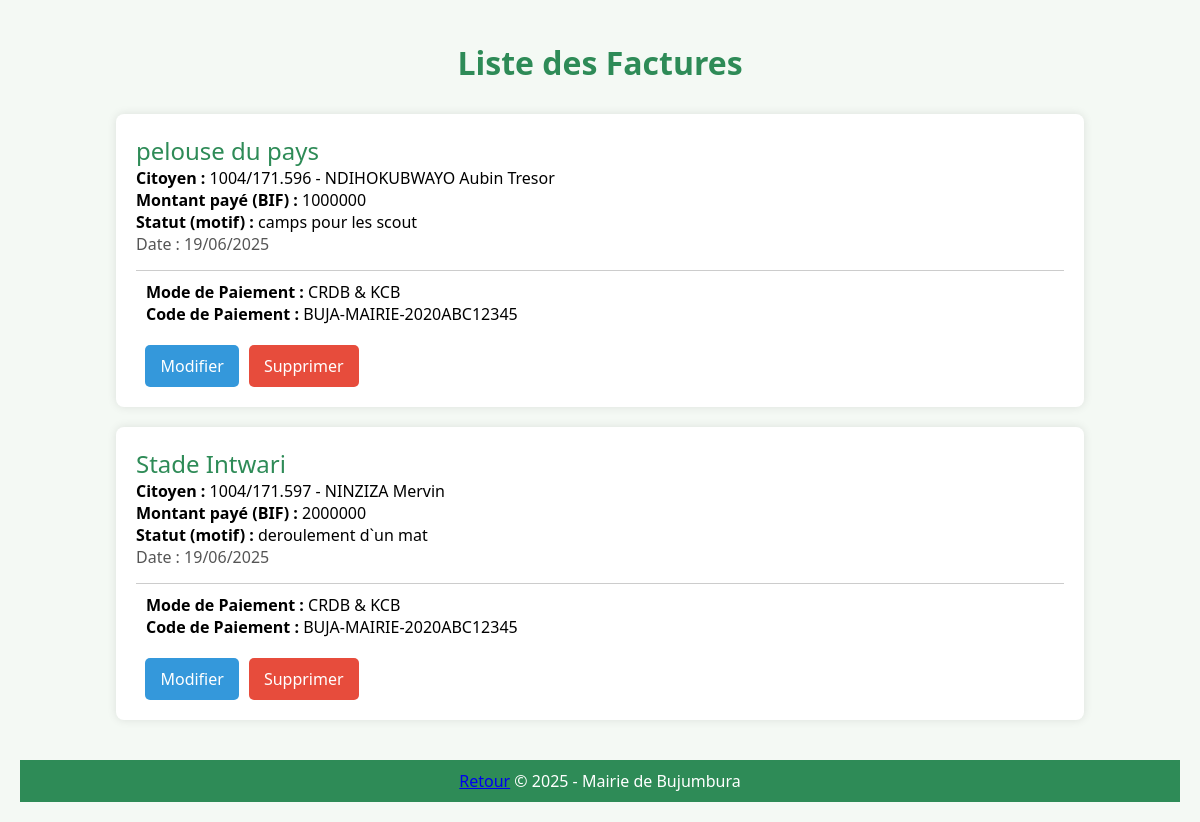
The page /Affichfact_chef.php on the database its author committed.
### tables this page shows
CREATE TABLE IF NOT EXISTS `facture` (
  `Id_Facture` int NOT NULL AUTO_INCREMENT,
  `Montant` int DEFAULT NULL,
  `Date_Facture` timestamp NULL DEFAULT CURRENT_TIMESTAMP,
  `Statut_Paiement` varchar(20) DEFAULT NULL,
  `Matricul` varchar(20) DEFAULT NULL,
  `id_Espace` int NOT NULL,
  PRIMARY KEY (`Id_Facture`),
  KEY `Matricul` (`Matricul`),
  KEY `id_Espace` (`id_Espace`)
);

CREATE TABLE IF NOT EXISTS `espaces_verts` (
  `Id_Espace` int NOT NULL AUTO_INCREMENT,
  `Nom` varchar(100) DEFAULT NULL,
  `Localisation` varchar(150) DEFAULT NULL,
  `Superficie` decimal(10,2) DEFAULT NULL,
  `Type_espace` varchar(50) NOT NULL,
  `disponibilite` varchar(255) NOT NULL,
  `description` varchar(255) NOT NULL,
  PRIMARY KEY (`Id_Espace`)
);

CREATE TABLE IF NOT EXISTS `citoyen` (
  `Matricul` varchar(20) NOT NULL,
  `Nom` varchar(50) DEFAULT NULL,
  `Prenom` varchar(50) DEFAULT NULL,
  `Email` varchar(100) DEFAULT NULL,
  `Telephone` varchar(20) DEFAULT NULL,
  `Adresse` varchar(100) DEFAULT NULL,
  `MotDePasse` varchar(255) DEFAULT NULL,
  `DateNaissance` date DEFAULT NULL,
  PRIMARY KEY (`Matricul`)
);

### Affichfact_chef.php (the view, shortened to what this page needs)
<?php
$bdd = new PDO('mysql:host=localhost;dbname=gestion_espaces_verts', 'root', '');
?>
<!DOCTYPE html>
<html lang="fr">
<head>
</head>
<body>
<h1>Liste des Factures</h1>
<?php
$AffichageEspaces = $bdd->query('
    SELECT espaces_verts.Nom, facture.Id_Facture, facture.Matricul, facture.Montant,
           facture.Date_Facture, facture.Statut_Paiement,
           citoyen.Nom AS CitoyenNom, citoyen.Prenom AS CitoyenPrenom
    FROM facture
    INNER JOIN espaces_verts ON espaces_verts.Id_Espace = facture.id_Espace
    INNER JOIN citoyen ON citoyen.Matricul = facture.Matricul
    ORDER BY Id_Facture DESC
');
while ($affichageData = $AffichageEspaces->fetch()) {
?>
<div class="card">
    <div class="event-title"><?php echo $affichageData["Nom"]; ?></div>
    <div><strong>Citoyen :</strong> <?php echo $affichageData["Matricul"] . " - " . $affichageData["CitoyenNom"] . " " . $affichageData["CitoyenPrenom"]; ?></div>
    <div><strong>Montant payé (BIF) :</strong> <?php echo $affichageData["Montant"]; ?></div>
    <div><strong>Statut (motif) :</strong> <?php echo $affichageData["Statut_Paiement"]; ?></div>
    <div class="event-date">Date : <?php echo date('d/m/Y', strtotime($affichageData["Date_Facture"])); ?></div>
    <div class="payment-info">
        <strong>Mode de Paiement :</strong> CRDB & KCB<br>
        <strong>Code de Paiement :</strong> BUJA-MAIRIE-2020ABC12345
    </div>
    <div class="button-container">
        <a class="edit-button" href="modifier_facture.php?id=<?php echo $affichageData["Id_Facture"]; ?>">Modifier</a>
        <a class="delete-button" href="Affichfact_chef.php?FUTA=<?php echo $affichageData["Id_Facture"]; ?>">Supprimer</a>
    </div>
</div>
<?php
}
?>
<footer>
    <a href="chef_Service.php">Retour</a>
    &copy; 2025 - Mairie de Bujumbura
</footer>
</body>
</html>

### Affichfact_chef.php (style rules this page uses)
body { font-family: 'Segoe UI', sans-serif; background-color: #f4f9f4; margin: 0; padding: 20px; }
h1 { text-align: center; color: #2e8b57; margin-bottom: 30px; }
.card { background-color: white; border-radius: 8px; box-shadow: 0 0 10px rgba(0, 0, 0, 0.1); margin: 20px auto; padding: 20px; width: 80%; }
.event-title { font-size: 1.5em; color: #2e8b57; }
.event-date { font-size: 1em; color: #555; }
.payment-info { margin-top: 15px; padding: 10px; border-top: 1px solid #ccc; }
footer { text-align: center; background-color: #2e8b57; color: white; padding: 10px; margin-top: 40px; }
.button-container { margin-top: 10px; display: flex; justify-content: center; gap: 10px; margin-left: -75%; }
.delete-button, .edit-button { padding: 10px 15px; border-radius: 5px; color: white; text-decoration: none; transition: background 0.3s; }
.delete-button { background-color: #e74c3c; }
.edit-button { background-color: #3498db; }

### rows shown on the page
facture: id_Espace.Nom "pelouse du pays", Matricul "1004/171.596", citoyen.Nom "NDIHOKUBWAYO", citoyen.Prenom "Aubin Tresor", Montant "1000000", Statut_Paiement "camps pour les scout", Date_Facture "19/06/2025"
facture: id_Espace.Nom "Stade Intwari", Matricul "1004/171.597", citoyen.Nom "NINZIZA", citoyen.Prenom "Mervin", Montant "2000000", Statut_Paiement "deroulement d`un mat", Date_Facture "19/06/2025"
